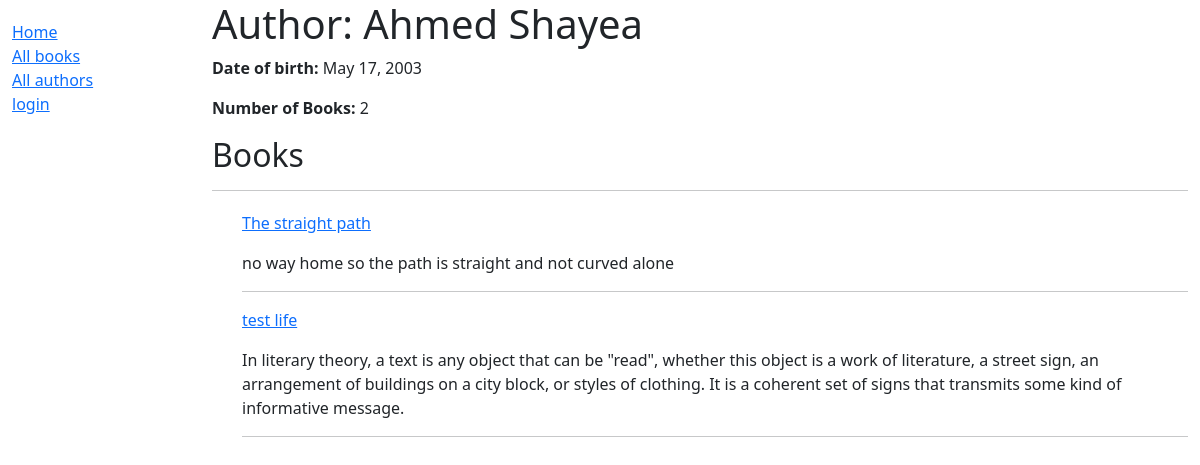
Page /catalog/authors/1 on the committed database.
### catalog/models.py (models this page shows, shortened)
class Author(models.Model):
    first_name = models.CharField(max_length=100)
    last_name = models.CharField(max_length=100)
    date_of_birth = models.DateField(null=True, blank=True)
    date_of_death = models.DateField("Died", null=True, blank=True)
    class Meta:
        ordering = ["last_name", "first_name"]

class Book(models.Model):
    title = models.CharField(max_length=200)
    author = models.ForeignKey("Author", on_delete=models.SET_NULL, null=True)
    summery = models.TextField(
        max_length=1000, help_text="Enter a brief description about the book"
    )
    isbn = models.CharField(
        "ISBN",
        max_length=13,
        help_text='ISBN 13 character <a href="https://www.isbn-international.org/content/what-isbn">ISBN number</a>',
    )
    genre = models.ManyToManyField(Genre, help_text="Select genre for this book")
    language = models.ForeignKey("Language", on_delete=models.SET_NULL, null=True)
    def get_absolute_url(self):
        return reverse("book-detail", args=[str(self.id)])
    def display_genre(self):
        """ create a string representing the first three genre if any"""
        return ", ".join(genre.name for genre in self.genre.all()[:3])
    display_genre.short_description = "Genre"

### catalog/views.py (the view)
# urls.py: path("authors/<int:pk>",views.author_detail, name="author-detail"),
def author_detail(request, pk):
    author = Author.objects.get(pk=pk)
    books = Book.objects.filter(author=author.id)
    number_of_book =  Book.objects.filter(author=author.id).count()
    return render(request, 'catalog/author_detail.html', {
        'author': author,
        'books': books,
        'number_of_book': number_of_book,
        })

### catalog/templates/catalog/author_detail.html (shortened to what this page needs)
{% extends 'catalog/layout.html' %}
{% block content %}
	<h1>Author: {{ author.first_name }} {{ author.last_name }}</h1>
	<p><strong>Date of birth: </strong> {{ author.date_of_birth }} </p>
	<p><strong>Number of Books: </strong>{{ number_of_book }}</p>
	<h2> Books </h2>
	<hr>
	<div class="books" style="margin-left: 30px; margin-top: 20px;">
		{% if books %}
			{% for book in books %}
				<p><a href="{{ book.get_absolute_url }}">{{ book.title }}</a></p>
				<div>
					<p>{{ book.summery }}</p>
				</div>
					{% if not foreloop.last %}
						<hr>
					{% endif %}
			{% endfor %}
		{% else %}
			<h4>NO WAY HOME SO THE AUTHOR DOESN'T HAVE BOOKS ALONE</h4>
		{% endif %}
	</div>
{% endblock %}

### rows in the picture
Author: date_of_birth "May 17, 2003"
Book: title "The straight path", summery "no way home so the path is straight and not curved alone"
Book: title "test life", summery "In literary theory, a text is any object that can be \"read\", whether this object is a work of literature, a street sign, an arrangement of buildings on a city block, or styles of clothing. It is a coherent set of signs that transmits some kind of informative message."

### other values in the picture
{{ number_of_book }} "2"
